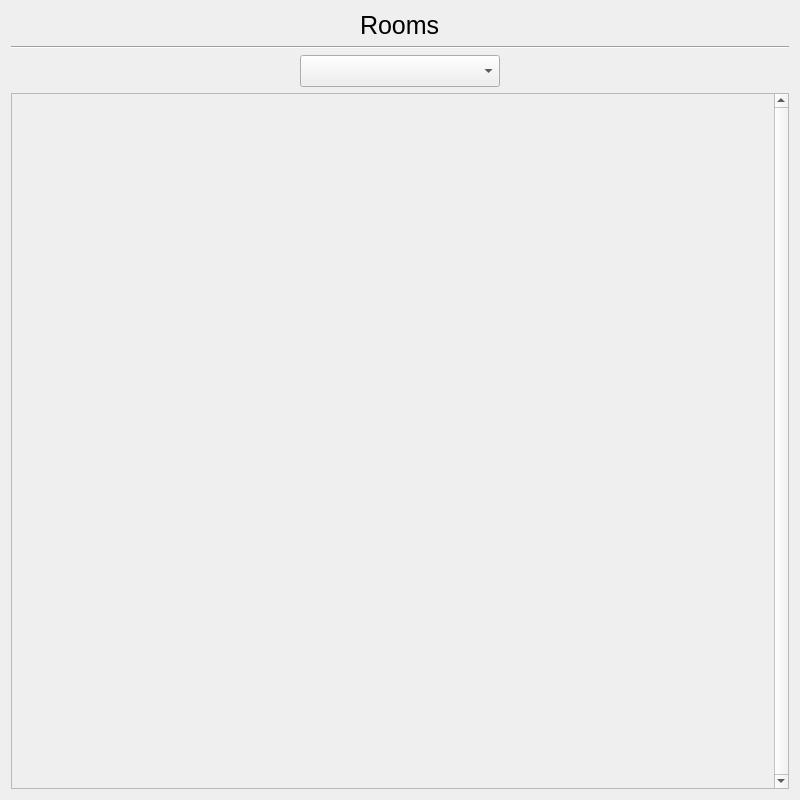
<?xml version="1.0" encoding="UTF-8"?>
<ui version="4.0">
 <class>roomsWidget</class>
 <widget class="QWidget" name="roomsWidget">
  <property name="geometry">
   <rect>
    <x>0</x>
    <y>0</y>
    <width>800</width>
    <height>800</height>
   </rect>
  </property>
  <property name="sizePolicy">
   <sizepolicy hsizetype="Preferred" vsizetype="Minimum">
    <horstretch>0</horstretch>
    <verstretch>0</verstretch>
   </sizepolicy>
  </property>
  <property name="windowTitle">
   <string>Form</string>
  </property>
  <property name="styleSheet">
   <string notr="true">QLabel{
	font-size: 16px;
}
QLabel#MainLabel{
	font-size: 25px;
}
QComboBox{
	font-size: 20px
}
QLineEdit{
	font-size: 20px;
}
QPushButton{
	width: 70px;
	height: 70px;
	margin-right: 5px;
}
QFrame#clientFrame{
	border: 1px solid;
}</string>
  </property>
  <layout class="QHBoxLayout" name="horizontalLayout">
   <item>
    <layout class="QVBoxLayout" name="mainVLay" stretch="0,0,0,0">
     <property name="sizeConstraint">
      <enum>QLayout::SetMaximumSize</enum>
     </property>
     <item>
      <layout class="QHBoxLayout" name="labelHLay" stretch="0,0,0">
       <property name="sizeConstraint">
        <enum>QLayout::SetMinimumSize</enum>
       </property>
       <item>
        <spacer name="horizontalSpacer">
         <property name="orientation">
          <enum>Qt::Horizontal</enum>
         </property>
         <property name="sizeHint" stdset="0">
          <size>
           <width>40</width>
           <height>20</height>
          </size>
         </property>
        </spacer>
       </item>
       <item>
        <widget class="QLabel" name="MainLabel">
         <property name="frameShape">
          <enum>QFrame::NoFrame</enum>
         </property>
         <property name="text">
          <string>Rooms</string>
         </property>
         <property name="scaledContents">
          <bool>false</bool>
         </property>
        </widget>
       </item>
       <item>
        <spacer name="horizontalSpacer_2">
         <property name="orientation">
          <enum>Qt::Horizontal</enum>
         </property>
         <property name="sizeHint" stdset="0">
          <size>
           <width>40</width>
           <height>20</height>
          </size>
         </property>
        </spacer>
       </item>
      </layout>
     </item>
     <item>
      <widget class="Line" name="line">
       <property name="lineWidth">
        <number>1</number>
       </property>
       <property name="orientation">
        <enum>Qt::Horizontal</enum>
       </property>
      </widget>
     </item>
     <item>
      <layout class="QHBoxLayout" name="RoomsLayout">
       <item>
        <widget class="QComboBox" name="RoomsBox">
         <property name="enabled">
          <bool>true</bool>
         </property>
         <property name="sizePolicy">
          <sizepolicy hsizetype="Preferred" vsizetype="Fixed">
           <horstretch>0</horstretch>
           <verstretch>0</verstretch>
          </sizepolicy>
         </property>
         <property name="maximumSize">
          <size>
           <width>200</width>
           <height>100</height>
          </size>
         </property>
        </widget>
       </item>
      </layout>
     </item>
     <item>
      <widget class="QScrollArea" name="RoomScrollArea">
       <property name="sizePolicy">
        <sizepolicy hsizetype="Expanding" vsizetype="Expanding">
         <horstretch>0</horstretch>
         <verstretch>0</verstretch>
        </sizepolicy>
       </property>
       <property name="minimumSize">
        <size>
         <width>0</width>
         <height>100</height>
        </size>
       </property>
       <property name="mouseTracking">
        <bool>true</bool>
       </property>
       <property name="verticalScrollBarPolicy">
        <enum>Qt::ScrollBarAlwaysOn</enum>
       </property>
       <property name="widgetResizable">
        <bool>true</bool>
       </property>
       <widget class="QWidget" name="scrollAreaWidgetContents_2">
        <property name="geometry">
         <rect>
          <x>0</x>
          <y>0</y>
          <width>764</width>
          <height>691</height>
         </rect>
        </property>
        <layout class="QVBoxLayout" name="verticalLayout_6">
         <item>
          <spacer name="verticalSpacer_2">
           <property name="orientation">
            <enum>Qt::Vertical</enum>
           </property>
           <property name="sizeHint" stdset="0">
            <size>
             <width>20</width>
             <height>40</height>
            </size>
           </property>
          </spacer>
         </item>
        </layout>
       </widget>
      </widget>
     </item>
    </layout>
   </item>
  </layout>
 </widget>
 <resources/>
 <connections/>
</ui>
